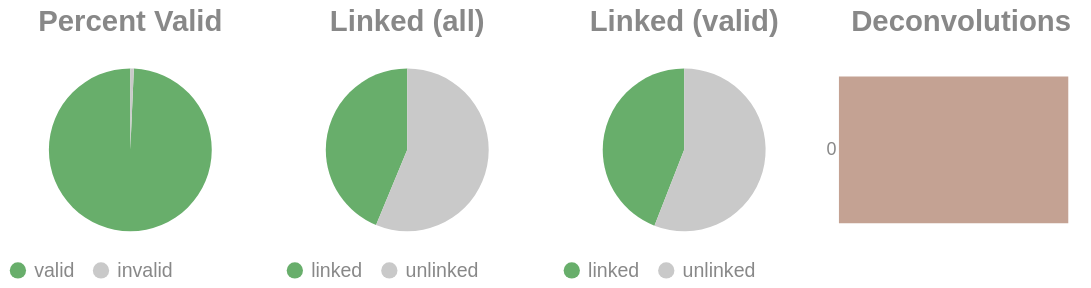

Source (notebook cell):
### Code cell
if SKIPLR:
    pass
else:
    clash = Counter()
    for i in valids['molecule'].to_list():
        _mol = i.split("-")
        if len(_mol) == 1:
            clash.update('0')
        else:
            clash.update(_mol[-1])

    _d = {"deconvolutions": [], 'count': []}
    for k,v in clash.items():
        _d['deconvolutions'].append(k)
        _d['count'].append(v)

    tot_valid = valids['reads'].sum()
    mask = valids['reads'] >= 2
    n_linked_reads = valids.filter(mask)['reads'].sum()
    if n_linked_reads == 0:
        print_html("No linked molecules (>=2 reads) were detected; skipping linked-only distributions.")
        SKIPLR = True
    else:
        perc_valid = round(tot_valid / n_reads, 4)
        linked_perc_abs = round(n_linked_reads / n_reads, 4)
        linked_perc = round(n_linked_reads / tot_valid, 4)

    _valid = pl.DataFrame({"valids": ['valid', 'invalid'], "count": [tot_valid, n_reads - tot_valid]})
    _linked_abs = pl.DataFrame({"linked (absolute)": ['linked', 'unlinked'], "count": [n_linked_reads, n_reads - n_linked_reads]})
    _linked_rel = pl.DataFrame({"linked (valids)": ['linked', 'unlinked'], "count": [n_linked_reads, tot_valid - n_linked_reads]})

    (
        alt.hconcat(
            piechart(_valid, goodval = 'valid', title = "Percent Valid"),
            piechart(_linked_abs, goodval = "linked", title =  "Linked (all)"),
            piechart(_linked_rel, goodval = "linked", title =  "Linked (valid)"),
            convolutionbar(pl.DataFrame(_d), title = "Deconvolutions"),
            center = True,
            bounds = 'flush'
        )
        .resolve_scale(color='independent')
        .resolve_legend('independent')
        .properties(usermeta={'embedOptions': {"actions": False}})
    ).display()

### Figure 1 — Vega-Lite specification as saved in the notebook (floating-point values rounded to 4 significant figures)
{"width": "container", "height": 400, "config": {"title": {"anchor": "start", "dy": -15, "fontSize": 18, "color": "#888888", "subtitleColor": "#888888", "subtitleFontSize": 14}, "arc": {"fill": "#0072B2"}, "axis": {"domainColor": "#888888", "domainWidth": 0.5, "gridWidth": 0.2, "grid": false, "titleFontWeight": 400, "titleFontSize": 15, "labelFontSize": 11, "labelColor": "#888888", "tickColor": "#888888", "tickWidth": 0.2, "titleColor": "#888888"}, "axisBand": {"grid": false}, "axisX": {"grid": true, "tickSize": 10, "domainCap": "round"}, "axisY": {"domain": false, "grid": true, "tickSize": 0, "domainCap": "round"}, "background": "transparent", "header": {"labelFontSize": 15, "labelColor": "#888888", "titleFontSize": 15, "titleFontWeight": 600, "titleColor": "#888888"}, "legend": {"labelFont": "sans-serif", "labelFontSize": 12, "labelColor": "#888888", "symbolSize": 100, "symbolType": "circle", "titleFontSize": 12, "titlePadding": 10, "titleColor": "#888888", "title": null}, "range": {"category": ["#E69F00", "#56B4E9", "#009E73", "#F0E442", "#0072B2", "#D55E00", "#CC79A7", "#000000"], "diverging": ["#cfe8f3", "#a2d4ec", "#73bfe2", "#46abdb", "#1696d2", "#12719e"]}, "area": {"fill": "#0072B2", "fillOpacity": 0.7, "line": true, "strokeOpacity": 0.7}, "line": {"color": "#0072B2", "stroke": "#0072B2", "strokeWidth": 2}, "trail": {"color": "#0072B2", "stroke": "#0072B2", "strokeWidth": 0, "size": 1}, "point": {"filled": true, "fillOpacity": 1.0, "size": 95}, "text": {"color": "#888888", "fontSize": 11, "align": "right", "fontWeight": 400, "size": 11}, "bar": {"fill": "#0072B2", "stroke": null}, "view": {"stroke": null, "continuousWidth": 660, "continuousHeight": 400}}, "hconcat": [{"data": {"name": "data-e2a8a5d64e093fd3c6d8d37391d9b97c"}, "mark": {"type": "arc"}, "encoding": {"color": {"field": "valids", "legend": {"orient": "bottom", "title": null}, "scale": {"domain": ["valid", "invalid"], "range": ["#68ae6b", "#C9C9C9"]}, "title": "Valids", "type": "nominal"}, "theta": {"field": "count", "type": "quantitative"}, "tooltip": [{"field": "valids", "title": "Valids", "type": "ordinal"}, {"field": "percent", "format": ".2%", "title": "Percent", "type": "quantitative"}, {"field": "count", "title": "Count", "type": "quantitative"}]}, "height": 100, "title": {"text": "Percent Valid", "align": "center", "anchor": "middle"}, "transform": [{"calculate": "datum.count / 6486162", "as": "percent"}], "width": 150}, {"data": {"name": "data-90ac159243dcc6a17ebbf6670a160371"}, "mark": {"type": "arc"}, "encoding": {"color": {"field": "linked (absolute)", "legend": {"orient": "bottom", "title": null}, "scale": {"domain": ["linked", "unlinked"], "range": ["#68ae6b", "#C9C9C9"]}, "title": "Linked (Absolute)", "type": "nominal"}, "theta": {"field": "count", "type": "quantitative"}, "tooltip": [{"field": "linked (absolute)", "title": "Linked (Absolute)", "type": "ordinal"}, {"field": "percent", "format": ".2%", "title": "Percent", "type": "quantitative"}, {"field": "count", "title": "Count", "type": "quantitative"}]}, "height": 100, "title": {"text": "Linked (all)", "align": "center", "anchor": "middle"}, "transform": [{"calculate": "datum.count / 6486162", "as": "percent"}], "width": 150}, {"data": {"name": "data-ac8256f5755e210cf3d8571cbd1b8dfc"}, "mark": {"type": "arc"}, "encoding": {"color": {"field": "linked (valids)", "legend": {"orient": "bottom", "title": null}, "scale": {"domain": ["linked", "unlinked"], "range": ["#68ae6b", "#C9C9C9"]}, "title": "Linked (Valids)", "type": "nominal"}, "theta": {"field": "count", "type": "quantitative"}, "tooltip": [{"field": "linked (valids)", "title": "Linked (Valids)", "type": "ordinal"}, {"field": "percent", "format": ".2%", "title": "Percent", "type": "quantitative"}, {"field": "count", "title": "Count", "type": "quantitative"}]}, "height": 100, "title": {"text": "Linked (valid)", "align": "center", "anchor": "middle"}, "transform": [{"calculate": "datum.count / 6441170", "as": "percent"}], "width": 150}, {"data": {"name": "data-e02770e78558db1ccb4c87a29c61d5c2"}, "mark": {"type": "bar"}, "encoding": {"color": {"field": "deconvolutions", "legend": null, "scale": {"scheme": "lightgreyred"}, "type": "nominal"}, "tooltip": [{"field": "deconvolutions", "title": "Deconvolutions", "type": "ordinal"}, {"field": "percent", "format": ".2%", "title": "Percent", "type": "quantitative"}, {"field": "count", "title": "Count", "type": "quantitative"}], "x": {"axis": null, "field": "count", "type": "quantitative"}, "y": {"field": "deconvolutions", "sort": "ascending", "title": null, "type": "nominal"}}, "height": 100, "title": {"text": "Deconvolutions", "align": "center", "anchor": "middle"}, "transform": [{"calculate": "datum.count / 4692941", "as": "percent"}], "width": 150}], "bounds": "flush", "center": true, "resolve": {"legend": {"angle": "independent"}, "scale": {"color": "independent"}}, "usermeta": {"embedOptions": {"actions": false}}, "$schema": "https://vega.github.io/schema/vega-lite/v6.1.0.json", "datasets": {"data-e2a8a5d64e093fd3c6d8d37391d9b97c": [{"valids": "valid", "count": 6441170}, {"valids": "invalid", "count": 44992}], "data-90ac159243dcc6a17ebbf6670a160371": [{"linked (absolute)": "linked", "count": 2837538}, {"linked (absolute)": "unlinked", "count": 3648624}], "data-ac8256f5755e210cf3d8571cbd1b8dfc": [{"linked (valids)": "linked", "count": 2837538}, {"linked (valids)": "unlinked", "count": 3603632}], "data-e02770e78558db1ccb4c87a29c61d5c2": [{"deconvolutions": "0", "count": 4692941}]}}
